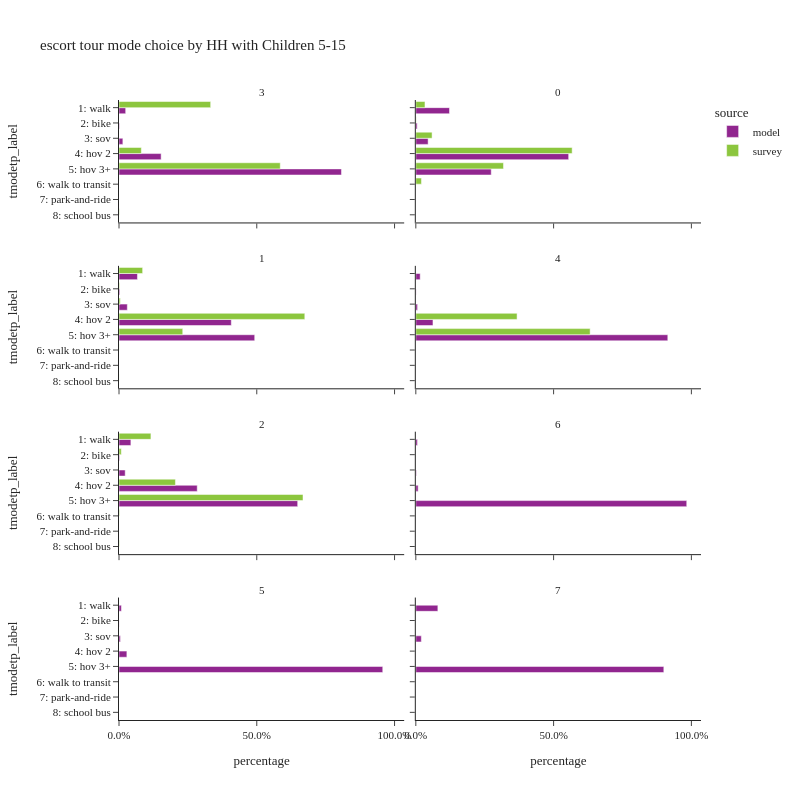

This figure's notebook cell:
### Code cell
plot_mode_choice(es_tour,
                 "hh515",
                 {"tmodetp_label":util.tmodetp_cat.values()},
                 "HH with Children 5-15",2,800)

### Figure 1 — Plotly figure (JSON) as saved in the notebook; plotly's stock layout.template omitted (floating-point values rounded to 4 significant figures)
{"data": [{"alignmentgroup": "True", "customdata": [[1], [743], [47], [429], [4688], [24752]], "hovertemplate": "source=model<br>hh515=3<br>percentage=%{x}<br>tmodetp_label=%{y}<br>sample count=%{customdata[0]}<extra></extra>", "legendgroup": "model", "marker": {"color": "#91268F", "pattern": {"shape": ""}}, "name": "model", "offsetgroup": "model", "orientation": "h", "showlegend": true, "textposition": "auto", "type": "bar", "x": [3.262e-05, 0.02423, 0.001533, 0.01399, 0.1529, 0.8073], "xaxis": "x7", "y": [null, "1: walk", "2: bike", "3: sov", "4: hov 2", "5: hov 3+"], "yaxis": "y7"}, {"alignmentgroup": "True", "customdata": [[4], [35849], [1424], [13080], [162725], [80299]], "hovertemplate": "source=model<br>hh515=0<br>percentage=%{x}<br>tmodetp_label=%{y}<br>sample count=%{customdata[0]}<extra></extra>", "legendgroup": "model", "marker": {"color": "#91268F", "pattern": {"shape": ""}}, "name": "model", "offsetgroup": "model", "orientation": "h", "showlegend": false, "textposition": "auto", "type": "bar", "x": [1.363e-05, 0.1222, 0.004854, 0.04458, 0.5547, 0.2737], "xaxis": "x8", "y": [null, "1: walk", "2: bike", "3: sov", "4: hov 2", "5: hov 3+"], "yaxis": "y8"}, {"alignmentgroup": "True", "customdata": [[3], [11716], [503], [5281], [71335], [86207]], "hovertemplate": "source=model<br>hh515=1<br>percentage=%{x}<br>tmodetp_label=%{y}<br>sample count=%{customdata[0]}<extra></extra>", "legendgroup": "model", "marker": {"color": "#91268F", "pattern": {"shape": ""}}, "name": "model", "offsetgroup": "model", "orientation": "h", "showlegend": false, "textposition": "auto", "type": "bar", "x": [1.714e-05, 0.06693, 0.002874, 0.03017, 0.4075, 0.4925], "xaxis": "x5", "y": [null, "1: walk", "2: bike", "3: sov", "4: hov 2", "5: hov 3+"], "yaxis": "y5"}, {"alignmentgroup": "True", "customdata": [[1], [148], [10], [59], [582], [8550]], "hovertemplate": "source=model<br>hh515=4<br>percentage=%{x}<br>tmodetp_label=%{y}<br>sample count=%{customdata[0]}<extra></extra>", "legendgroup": "model", "marker": {"color": "#91268F", "pattern": {"shape": ""}}, "name": "model", "offsetgroup": "model", "orientation": "h", "showlegend": false, "textposition": "auto", "type": "bar", "x": [0.000107, 0.01583, 0.00107, 0.00631, 0.06225, 0.9144], "xaxis": "x6", "y": [null, "1: walk", "2: bike", "3: sov", "4: hov 2", "5: hov 3+"], "yaxis": "y6"}, {"alignmentgroup": "True", "customdata": [[8], [4888], [235], [2546], [32195], [73542]], "hovertemplate": "source=model<br>hh515=2<br>percentage=%{x}<br>tmodetp_label=%{y}<br>sample count=%{customdata[0]}<extra></extra>", "legendgroup": "model", "marker": {"color": "#91268F", "pattern": {"shape": ""}}, "name": "model", "offsetgroup": "model", "orientation": "h", "showlegend": false, "textposition": "auto", "type": "bar", "x": [7.054e-05, 0.0431, 0.002072, 0.02245, 0.2839, 0.6484], "xaxis": "x3", "y": [null, "1: walk", "2: bike", "3: sov", "4: hov 2", "5: hov 3+"], "yaxis": "y3"}, {"alignmentgroup": "True", "customdata": [[1], [12], [4], [17], [1986]], "hovertemplate": "source=model<br>hh515=6<br>percentage=%{x}<br>tmodetp_label=%{y}<br>sample count=%{customdata[0]}<extra></extra>", "legendgroup": "model", "marker": {"color": "#91268F", "pattern": {"shape": ""}}, "name": "model", "offsetgroup": "model", "orientation": "h", "showlegend": false, "textposition": "auto", "type": "bar", "x": [0.000495, 0.005941, 0.00198, 0.008416, 0.9832], "xaxis": "x4", "y": [null, "1: walk", "3: sov", "4: hov 2", "5: hov 3+"], "yaxis": "y4"}, {"alignmentgroup": "True", "customdata": [[22], [1], [13], [72], [2412]], "hovertemplate": "source=model<br>hh515=5<br>percentage=%{x}<br>tmodetp_label=%{y}<br>sample count=%{customdata[0]}<extra></extra>", "legendgroup": "model", "marker": {"color": "#91268F", "pattern": {"shape": ""}}, "name": "model", "offsetgroup": "model", "orientation": "h", "showlegend": false, "textposition": "auto", "type": "bar", "x": [0.00873, 0.0003968, 0.005159, 0.02857, 0.9571], "xaxis": "x", "y": ["1: walk", "2: bike", "3: sov", "4: hov 2", "5: hov 3+"], "yaxis": "y"}, {"alignmentgroup": "True", "customdata": [[4], [1], [45]], "hovertemplate": "source=model<br>hh515=7<br>percentage=%{x}<br>tmodetp_label=%{y}<br>sample count=%{customdata[0]}<extra></extra>", "legendgroup": "model", "marker": {"color": "#91268F", "pattern": {"shape": ""}}, "name": "model", "offsetgroup": "model", "orientation": "h", "showlegend": false, "textposition": "auto", "type": "bar", "x": [0.08, 0.02, 0.9], "xaxis": "x2", "y": ["1: walk", "3: sov", "5: hov 3+"], "yaxis": "y2"}, {"alignmentgroup": "True", "customdata": [[3], [4], [17], [1]], "hovertemplate": "source=survey<br>hh515=3<br>percentage=%{x}<br>tmodetp_label=%{y}<br>sample count=%{customdata[0]}<extra></extra>", "legendgroup": "survey", "marker": {"color": "#8CC63E", "pattern": {"shape": ""}}, "name": "survey", "offsetgroup": "survey", "orientation": "h", "showlegend": true, "textposition": "auto", "type": "bar", "x": [0.3327, 0.08106, 0.5852, 0.00108], "xaxis": "x7", "y": ["1: walk", "4: hov 2", "5: hov 3+", "8: school bus"], "yaxis": "y7"}, {"alignmentgroup": "True", "customdata": [[2], [19], [6], [27], [163], [59], [6]], "hovertemplate": "source=survey<br>hh515=0<br>percentage=%{x}<br>tmodetp_label=%{y}<br>sample count=%{customdata[0]}<extra></extra>", "legendgroup": "survey", "marker": {"color": "#8CC63E", "pattern": {"shape": ""}}, "name": "survey", "offsetgroup": "survey", "orientation": "h", "showlegend": false, "textposition": "auto", "type": "bar", "x": [0.000659, 0.03321, 0.001289, 0.05898, 0.5673, 0.3181, 0.02043], "xaxis": "x8", "y": [null, "1: walk", "2: bike", "3: sov", "4: hov 2", "5: hov 3+", "6: walk to transit"], "yaxis": "y8"}, {"alignmentgroup": "True", "customdata": [[1], [33], [3], [2], [74], [48], [1], [1]], "hovertemplate": "source=survey<br>hh515=1<br>percentage=%{x}<br>tmodetp_label=%{y}<br>sample count=%{customdata[0]}<extra></extra>", "legendgroup": "survey", "marker": {"color": "#8CC63E", "pattern": {"shape": ""}}, "name": "survey", "offsetgroup": "survey", "orientation": "h", "showlegend": false, "textposition": "auto", "type": "bar", "x": [0.001325, 0.08578, 0.002052, 0.004693, 0.6743, 0.2313, 0.0003103, 0.0002569], "xaxis": "x5", "y": [null, "1: walk", "2: bike", "3: sov", "4: hov 2", "5: hov 3+", "6: walk to transit", "8: school bus"], "yaxis": "y5"}, {"alignmentgroup": "True", "customdata": [[4], [10]], "hovertemplate": "source=survey<br>hh515=4<br>percentage=%{x}<br>tmodetp_label=%{y}<br>sample count=%{customdata[0]}<extra></extra>", "legendgroup": "survey", "marker": {"color": "#8CC63E", "pattern": {"shape": ""}}, "name": "survey", "offsetgroup": "survey", "orientation": "h", "showlegend": false, "textposition": "auto", "type": "bar", "x": [0.3674, 0.6326], "xaxis": "x6", "y": ["4: hov 2", "5: hov 3+"], "yaxis": "y6"}, {"alignmentgroup": "True", "customdata": [[25], [2], [44], [95], [3], [1]], "hovertemplate": "source=survey<br>hh515=2<br>percentage=%{x}<br>tmodetp_label=%{y}<br>sample count=%{customdata[0]}<extra></extra>", "legendgroup": "survey", "marker": {"color": "#8CC63E", "pattern": {"shape": ""}}, "name": "survey", "offsetgroup": "survey", "orientation": "h", "showlegend": false, "textposition": "auto", "type": "bar", "x": [0.1159, 0.008285, 0.2048, 0.6677, 0.001999, 0.001354], "xaxis": "x3", "y": ["1: walk", "2: bike", "4: hov 2", "5: hov 3+", "6: walk to transit", "8: school bus"], "yaxis": "y3"}], "layout": {"annotations": [{"font": {}, "showarrow": false, "text": "5", "x": 0.245, "xanchor": "center", "xref": "paper", "y": 0.1975, "yanchor": "bottom", "yref": "paper"}, {"font": {}, "showarrow": false, "text": "7", "x": 0.755, "xanchor": "center", "xref": "paper", "y": 0.1975, "yanchor": "bottom", "yref": "paper"}, {"font": {}, "showarrow": false, "text": "2", "x": 0.245, "xanchor": "center", "xref": "paper", "y": 0.465, "yanchor": "bottom", "yref": "paper"}, {"font": {}, "showarrow": false, "text": "6", "x": 0.755, "xanchor": "center", "xref": "paper", "y": 0.465, "yanchor": "bottom", "yref": "paper"}, {"font": {}, "showarrow": false, "text": "1", "x": 0.245, "xanchor": "center", "xref": "paper", "y": 0.7325, "yanchor": "bottom", "yref": "paper"}, {"font": {}, "showarrow": false, "text": "4", "x": 0.755, "xanchor": "center", "xref": "paper", "y": 0.7325, "yanchor": "bottom", "yref": "paper"}, {"font": {}, "showarrow": false, "text": "3", "x": 0.245, "xanchor": "center", "xref": "paper", "y": 1.0, "yanchor": "bottom", "yref": "paper"}, {"font": {}, "showarrow": false, "text": "0", "x": 0.755, "xanchor": "center", "xref": "paper", "y": 1.0, "yanchor": "bottom", "yref": "paper"}], "barmode": "group", "height": 800, "legend": {"title": {"text": "source"}, "tracegroupgap": 0}, "title": {"text": "escort tour mode choice by HH with Children 5-15"}, "width": 800, "xaxis": {"anchor": "y", "domain": [0.0, 0.49], "tickformat": ".1%", "title": {"text": "percentage"}}, "xaxis2": {"anchor": "y2", "domain": [0.51, 1.0], "matches": "x", "tickformat": ".1%", "title": {"text": "percentage"}}, "xaxis3": {"anchor": "y3", "domain": [0.0, 0.49], "matches": "x", "showticklabels": false, "tickformat": ".1%"}, "xaxis4": {"anchor": "y4", "domain": [0.51, 1.0], "matches": "x", "showticklabels": false, "tickformat": ".1%"}, "xaxis5": {"anchor": "y5", "domain": [0.0, 0.49], "matches": "x", "showticklabels": false, "tickformat": ".1%"}, "xaxis6": {"anchor": "y6", "domain": [0.51, 1.0], "matches": "x", "showticklabels": false, "tickformat": ".1%"}, "xaxis7": {"anchor": "y7", "domain": [0.0, 0.49], "matches": "x", "showticklabels": false, "tickformat": ".1%"}, "xaxis8": {"anchor": "y8", "domain": [0.51, 1.0], "matches": "x", "showticklabels": false, "tickformat": ".1%"}, "yaxis": {"anchor": "x", "categoryarray": ["9: tnc", "8: school bus", "7: park-and-ride", "6: walk to transit", "5: hov 3+", "4: hov 2", "3: sov", "2: bike", "1: walk"], "categoryorder": "array", "domain": [0.0, 0.1975], "title": {"text": "tmodetp_label"}}, "yaxis2": {"anchor": "x2", "domain": [0.0, 0.1975], "matches": "y", "showticklabels": false}, "yaxis3": {"anchor": "x3", "categoryarray": ["9: tnc", "8: school bus", "7: park-and-ride", "6: walk to transit", "5: hov 3+", "4: hov 2", "3: sov", "2: bike", "1: walk"], "categoryorder": "array", "domain": [0.2675, 0.465], "matches": "y", "title": {"text": "tmodetp_label"}}, "yaxis4": {"anchor": "x4", "domain": [0.2675, 0.465], "matches": "y", "showticklabels": false}, "yaxis5": {"anchor": "x5", "categoryarray": ["9: tnc", "8: school bus", "7: park-and-ride", "6: walk to transit", "5: hov 3+", "4: hov 2", "3: sov", "2: bike", "1: walk"], "categoryorder": "array", "domain": [0.535, 0.7325], "matches": "y", "title": {"text": "tmodetp_label"}}, "yaxis6": {"anchor": "x6", "domain": [0.535, 0.7325], "matches": "y", "showticklabels": false}, "yaxis7": {"anchor": "x7", "categoryarray": ["9: tnc", "8: school bus", "7: park-and-ride", "6: walk to transit", "5: hov 3+", "4: hov 2", "3: sov", "2: bike", "1: walk"], "categoryorder": "array", "domain": [0.8025, 1.0], "matches": "y", "title": {"text": "tmodetp_label"}}, "yaxis8": {"anchor": "x8", "domain": [0.8025, 1.0], "matches": "y", "showticklabels": false}}}
